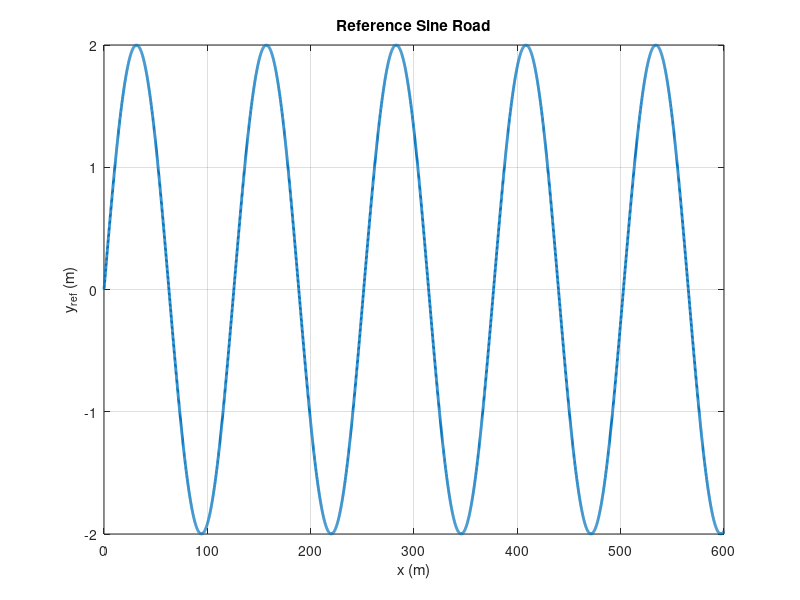

Source code (MATLAB):
clear;
clc;
close all;

% Vehicle parameters
v = 15;          % Vehicle speed [m/s]
L = 2.5;         % Wheelbase [m]

% Sine road parameters
A = 2;           % Amplitude [m]
w = 0.05;        % Spatial frequency [rad/m]

% Simulation parameters
Ts = 0.1;        % Sample time [s]
Tsim = 40;       % Simulation time [s]

% reference road
x_ref = 0:0.1:v*Tsim;
y_ref = A*sin(w*x_ref);

% reference heading
dy_dx = A*w*cos(w*x_ref);
psi_ref = atan2(dy_dx,1);

% plot reference road
figure;
plot(x_ref,y_ref,'LineWidth',2);
grid on;
xlabel('x (m)');
ylabel('y_{ref} (m)');
title('Reference Sine Road');
